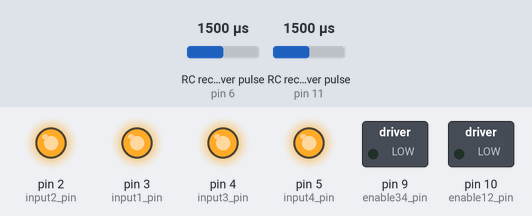
Bench run of a sketch on a simulated Arduino Uno, built with avr-gcc and run on an emulated ATmega328P. On the bench: switched loads named in the sketch (green lamp = pin HIGH), output pins drawn as LEDs (lit = HIGH). Wiring (inferred from the names in the program): 2 × RC receiver channel: data pin 6 / data pin 11. The inputs (shaded band) are chosen by the test bench; at power-on: RC receiver pulse (sensors on pin 6, pin 11) 1500 µs.

Above: at 1.2 s.
1.3 s: RC receiver pulse (sensor on pin 6) set to 1448 µs
2.8 s: RC receiver pulse (sensor on pin 6) set to 1430 µs
At 4.0 s:
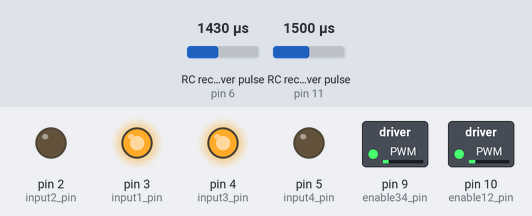
4.3 s: RC receiver pulse (sensor on pin 11) set to 1020 µs
At 4.9 s:
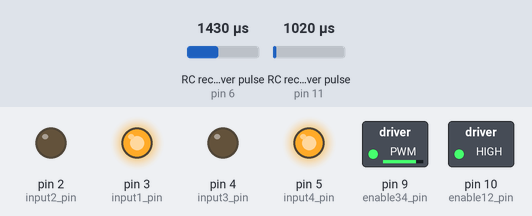
5.8 s: RC receiver pulse (sensor on pin 11) set to 1250 µs
At 6.7 s:
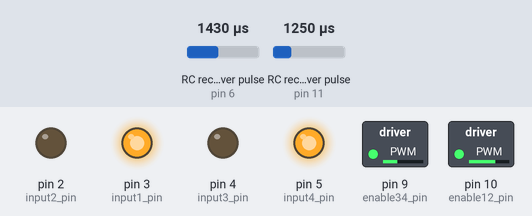
7.3 s: RC receiver pulse (sensor on pin 6) set to 1020 µs
At 8.1 s:
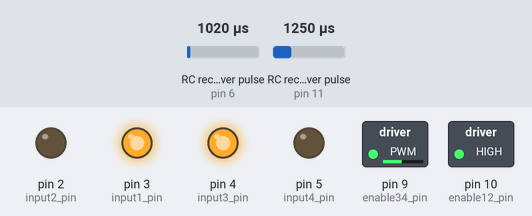
8.8 s: RC receiver pulse (sensor on pin 11) set to 1500 µs
At 9.9 s:
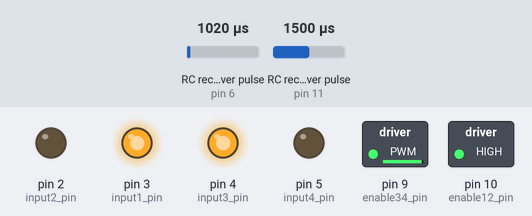
Timing chart, 0 to 11.3 s (numbered marks = the images above; inputs shaded):
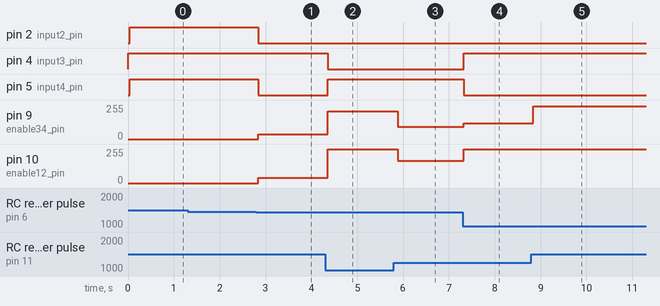

The sketch:

RC_car.ino
```cpp
#define CH1 11
#define CH2 6

const int RECV_PIN = 13;
const int enable12_pin = 10;
const int enable34_pin = 9;
const int input1_pin = 3;
const int input2_pin = 2;
const int input3_pin = 4;
const int input4_pin = 5;

const double bias = 1.1;

//int prev_on_off_state = LOW;
//boolean isOn = false;

int controlSpeed = 0;
int controlSteering = 0;
int motorLSpeed = 0;
int motorRSpeed = 0;


// Read the number of a specified channel and convert to the range provided.
// If the channel is off, return the default value
int readChannel(int channelInput, int minLimit, int maxLimit, int defaultValue){
  int ch = pulseIn(channelInput, HIGH, 30000);
  if (ch < 100) return defaultValue;
  return map(ch, 1000, 2000, minLimit, maxLimit);
}

void motorControl(){
  //Serial.print(motorLSpeed);
  //Serial.print(" ");
  //Serial.println(motorRSpeed);

  //left motor: enable12. 2 high is forwards
  if (motorLSpeed > 0){
    digitalWrite(input1_pin, LOW);
    digitalWrite(input2_pin, HIGH);
  }
  else if (motorLSpeed < 0){
    digitalWrite(input1_pin, HIGH);
    digitalWrite(input2_pin, LOW);
  }
  else{
    digitalWrite(input1_pin, HIGH);
    digitalWrite(input2_pin, HIGH);
  }
  analogWrite(enable12_pin, constrain(abs(motorLSpeed), 0, 255));

  //right motor: enable34. 4 high is forwards
  if (motorRSpeed > 0){
    digitalWrite(input3_pin, LOW);
    digitalWrite(input4_pin, HIGH);
  }
  else if (motorRSpeed < 0){
    digitalWrite(input3_pin, HIGH);
    digitalWrite(input4_pin, LOW);
  }
  else{
    digitalWrite(input3_pin, HIGH);
    digitalWrite(input4_pin, HIGH);
  }
  analogWrite(enable34_pin, constrain(abs(motorRSpeed), 0, 255));
}

void setup() {
  //Serial.begin(9600);
  // put your setup code here, to run once:
  pinMode(CH1, INPUT);
  pinMode(CH2, INPUT);
  pinMode(enable12_pin, OUTPUT);
  pinMode(enable34_pin, OUTPUT);
  pinMode(input1_pin, OUTPUT);
  pinMode(input2_pin, OUTPUT);
  pinMode(input3_pin, OUTPUT);
  pinMode(input4_pin, OUTPUT);

  analogWrite(enable12_pin, 0);
  digitalWrite(input1_pin, HIGH);
  digitalWrite(input2_pin, LOW);
  analogWrite(enable34_pin, 0);
  digitalWrite(input3_pin, HIGH);
  digitalWrite(input4_pin, LOW);
}

void loop() {
  controlSteering = readChannel(CH1, -255, 255, 0);
  controlSpeed = readChannel(CH2, -255, 255, 0);
  if (abs(controlSteering) < 32) controlSteering = 0;
  if (abs(controlSpeed) < 32) controlSpeed = 0;
  motorLSpeed = (int)(bias*controlSpeed) + controlSteering;
  motorRSpeed = controlSpeed - controlSteering;
  motorControl();
  delay(50);

}
```

Measured:
- the behaviour switches between 1439 and 1438 µs on RC receiver pulse (sensor on pin 6) (found by bisection; images 0 and 1)
- after the input at 1.3 s, every drawn part: stays the same
- after the input at 2.8 s, pin 2 (input2_pin), pin 5 (input4_pin): HIGH → LOW at once; pin 9 (enable34_pin): 0/255 → 36/255 at once; pin 10 (enable12_pin): 0/255 → 39/255 at once
- after the input at 4.3 s, pin 4 (input3_pin): HIGH → LOW after 0.06 s; pin 5 (input4_pin): LOW → HIGH after 0.06 s; pin 9 (enable34_pin): 36/255 → 209/255 after 0.06 s; pin 10 (enable12_pin): 39/255 → 255/255 after 0.06 s
- after the input at 5.8 s, pin 9 (enable34_pin): 209/255 → 91/255 after 0.08 s; pin 10 (enable12_pin): 255/255 → 166/255 after 0.08 s
- after the input at 7.3 s, pin 4 (input3_pin): LOW → HIGH at once; pin 5 (input4_pin): HIGH → LOW at once; pin 9 (enable34_pin): 91/255 → 118/255 at once; pin 10 (enable12_pin): 166/255 → 255/255 at once
- after the input at 8.8 s, pin 9 (enable34_pin): 118/255 → 245/255 at once
